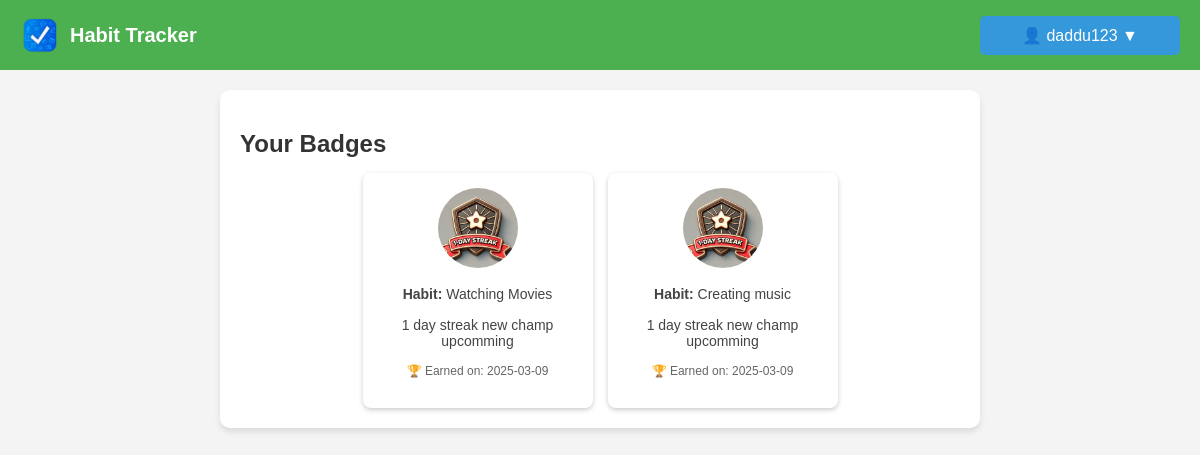
Screenshot of /badges (signed in) with the database file from the repository.
### models.py (models this page shows, shortened)
class UserBadge(db.Model):
    id = db.Column(db.Integer, primary_key=True)
    user_id = db.Column(db.Integer, db.ForeignKey('user.id'), nullable=False)
    habit_id = db.Column(db.Integer, db.ForeignKey('activity.id'), nullable=False)
    badge_id = db.Column(db.Integer, db.ForeignKey('badge.id'), nullable=False)
    awarded_at = db.Column(db.DateTime, default=datetime.utcnow)
    user = db.relationship('User', backref=db.backref('earned_badges', lazy=True))
    badge = db.relationship('Badge', backref=db.backref('awarded_to', lazy=True))

class Badge(db.Model):
    id = db.Column(db.Integer, primary_key=True)
    name = db.Column(db.String(100), nullable=False, unique=True)  # Badge name
    description = db.Column(db.Text, nullable=True)  # Description
    streak_required = db.Column(db.Integer, nullable=False)  # Streak condition
    created_at = db.Column(db.DateTime, default=datetime.utcnow)
    image_filename = db.Column(db.String(255), nullable=False)

class Activity(db.Model):
    id = db.Column(db.Integer, primary_key=True)
    name = db.Column(db.String(120), nullable=False)
    user_id = db.Column(db.Integer, db.ForeignKey('user.id'), nullable=False)
    streak = db.Column(db.Integer, default=0)
    last_completed = db.Column(db.DateTime, default=None)

### routes.py (the view)
@main_bp.route('/badges')
def badges():
    if 'user_id' not in session:
        flash("You need to log in first.", "danger")
        return redirect(url_for('main.login'))
    user_id = session['user_id']
    user_badges = UserBadge.query.filter_by(user_id=user_id).all()
    for badge in user_badges:
        badge.badge.name_escaped = json.dumps(badge.badge.name)
        badge.badge.description_escaped = json.dumps(badge.badge.description)
        badge.habit = Activity.query.get(badge.habit_id)
    return render_template('badges.html', username=session['username'], badges=user_badges)

### templates/badges.html (shortened to what this page needs)
<!DOCTYPE html>
<html lang="en">
  <head>
    <link
      rel="stylesheet"
      href="{{ url_for('static', filename='styles.css') }}"
    />
  </head>
  <body>
    <nav class="navbar">
      <div class="logo">
        <img
          src="{{ url_for('static', filename='logo.png') }}"
          alt="Habit Tracker Logo"
        />
        <span class="app-name">Habit Tracker</span>
      </div>
      <div class="nav-buttons">
        <div class="dropdown">
          <button class="dropbtn">👤 {{ session['username'] }} ▼</button>
        </div>
      </div>
    </nav>
    <div class="container">
      <h2>Your Badges</h2>
      {% if badges %}
      <div class="badge-grid">
        {% for badge in badges %}
        <div
          class="badge-card"
          onclick="openBadgeModal('{{ badge.badge.name }}', '{{ badge.badge.description }}', '{{ url_for('static', filename='badges/' + badge.badge.image_filename) }}', '{{ badge.habit.name }}')"
        >
          <img
            src="{{ url_for('static', filename='badges/' + badge.badge.image_filename) }}"
            alt="{{ badge.badge.name }}"
            title="{{ badge.badge.name }}"
            class="badge-img"
          />
          <p><strong>Habit:</strong> {{ badge.habit.name }}</p>
          <p>{{ badge.badge.description }}</p>
          <p class="badge-earned">
            🏆 Earned on: {{ badge.awarded_at.strftime('%Y-%m-%d') }}
          </p>
        </div>
        {% endfor %}
      </div>
      {% else %}
      <p>
        No badges earned yet. Keep tracking your habits to unlock achievements!
      </p>
      {% endif %}
    </div>
  </body>
</html>

### static/styles.css (style rules this page uses)
body { margin: 0; padding: 0; font-family: Arial, sans-serif; background-color: #f4f4f4; }
.navbar { display: flex; justify-content: space-between; align-items: center; background-color: #4CAF50; padding: 15px 20px; color: white; }
.logo { display: flex; align-items: center; }
.logo img { width: 40px; height: 40px; margin-right: 10px; }
.app-name { font-size: 20px; font-weight: bold; }
.dropbtn { background-color: #3498db; color: white; padding: 10px 16px; font-size: 16px; border: none; cursor: pointer; border-radius: 5px; }
.dropdown { position: relative; display: inline-block; }
.container { width: 60%; margin: 20px auto; padding: 20px; background: white; box-shadow: 0px 4px 6px rgba(0, 0, 0, 0.1); border-radius: 10px; }
h2 { color: #333; margin-bottom: 15px; }
button { padding: 8px 12px; width: 200px; border: none; border-radius: 5px; font-size: 14px; cursor: pointer; transition: 0.3s ease-in-out; }
p { font-size: 14px; color: #444; margin-bottom: 15px; }
.badge-earned { font-size: 12px; color: #666; }
.badge-grid { display: flex; flex-wrap: wrap; gap: 15px; justify-content: center; }
.badge-card { background: #fff; padding: 15px; border-radius: 8px; box-shadow: 0 2px 5px rgba(0, 0, 0, 0.2); text-align: center; width: 200px; cursor: pointer; transition: transform 0.2s; }
.badge-img { width: 80px; height: 80px; border-radius: 50%; }

### rows the page displays
UserBadge: image_filename (picture), habit.name "Watching Movies", badge.description "1 day streak new champ upcomming", awarded_at "2025-03-09"
UserBadge: image_filename (picture), habit.name "Creating music", badge.description "1 day streak new champ upcomming", awarded_at "2025-03-09"

### other values shown
{{ session['username'] }} "daddu123"
